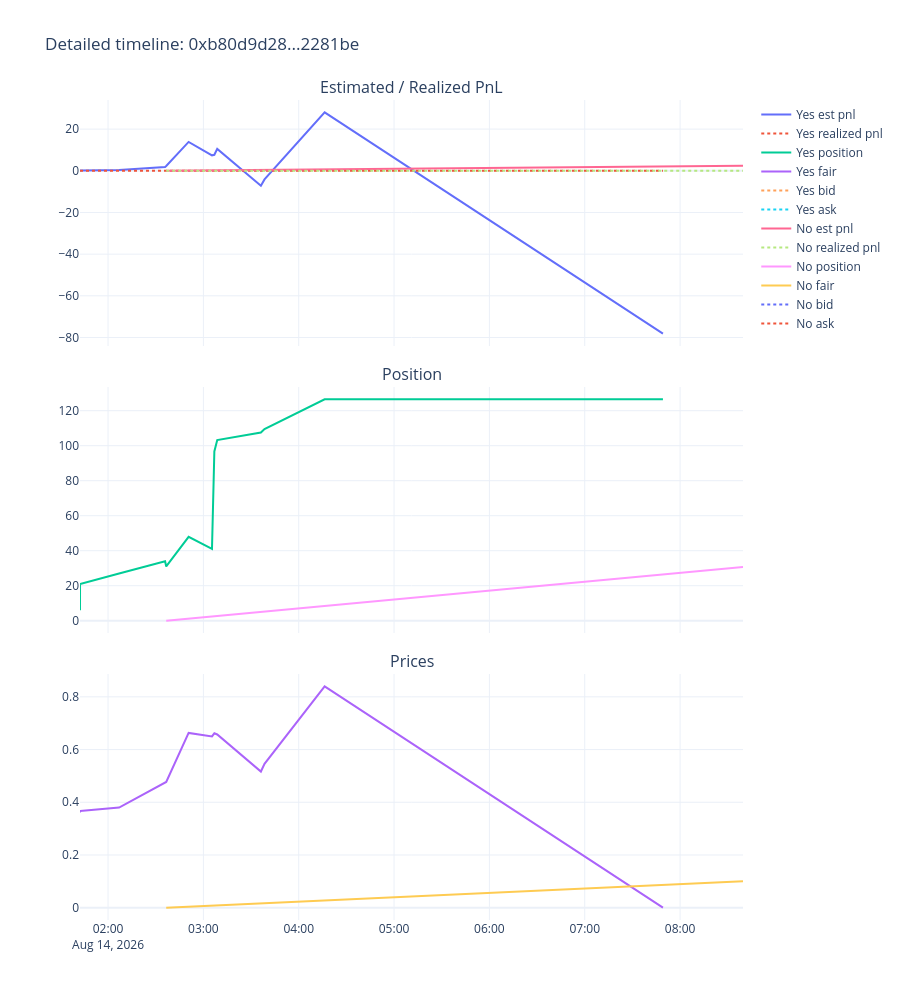

Source (notebook cell):
### Code cell
timeline = events[events['row_type'] == 'stats'][['dt', 'token_id', 'outcome', 'position_after', 'realized_pnl', 'est_pnl', 'best_bid', 'best_ask', 'fair_price', 'vwap5m', 'vwap15m', 'vwap1h']].copy()
timeline = timeline.sort_values(['dt', 'token_id']).reset_index(drop=True)

fig = make_subplots(rows=3, cols=1, shared_xaxes=True, vertical_spacing=0.05,
                     subplot_titles=('Estimated / Realized PnL', 'Position', 'Prices'))

for token_id, grp in timeline.groupby('token_id', sort=False):
    label = grp['outcome'].iloc[0]
    fig.add_trace(go.Scatter(x=grp['dt'], y=grp['est_pnl'], name=f'{label} est pnl', mode='lines'), row=1, col=1)
    fig.add_trace(go.Scatter(x=grp['dt'], y=grp['realized_pnl'], name=f'{label} realized pnl', mode='lines', line=dict(dash='dot')), row=1, col=1)
    fig.add_trace(go.Scatter(x=grp['dt'], y=grp['position_after'], name=f'{label} position', mode='lines'), row=2, col=1)
    fig.add_trace(go.Scatter(x=grp['dt'], y=grp['fair_price'], name=f'{label} fair', mode='lines'), row=3, col=1)
    fig.add_trace(go.Scatter(x=grp['dt'], y=grp['best_bid'], name=f'{label} bid', mode='lines', line=dict(dash='dot')), row=3, col=1)
    fig.add_trace(go.Scatter(x=grp['dt'], y=grp['best_ask'], name=f'{label} ask', mode='lines', line=dict(dash='dot')), row=3, col=1)

fig.update_layout(height=1000, template='plotly_white', title=f'Detailed timeline: {best_cid[:10]}...{best_cid[-6:]}')
fig.show()

### Figure 1 — Plotly figure (JSON) as saved in the notebook; plotly's stock layout.template omitted (floating-point values rounded to 4 significant figures)
{"data": [{"mode": "lines", "name": "Yes est pnl", "type": "scatter", "x": ["2026-08-14T01:42:21", "2026-08-14T01:42:22", "2026-08-14T02:06:57", "2026-08-14T02:35:54", "2026-08-14T02:36:37", "2026-08-14T02:50:43", "2026-08-14T03:05:25", "2026-08-14T03:06:54", "2026-08-14T03:08:43", "2026-08-14T03:36:12", "2026-08-14T03:38:28", "2026-08-14T04:16:19", "2026-08-14T07:49:13"], "xaxis": "x", "y": [0.1286, 0.1056, 0.3328, 1.817, 2.305, 13.86, 7.42, 7.671, 10.51, -7.172, -4.131, 28.07, -78.19], "yaxis": "y"}, {"line": {"dash": "dot"}, "mode": "lines", "name": "Yes realized pnl", "type": "scatter", "x": ["2026-08-14T01:42:21", "2026-08-14T01:42:22", "2026-08-14T02:06:57", "2026-08-14T02:35:54", "2026-08-14T02:36:37", "2026-08-14T02:50:43", "2026-08-14T03:05:25", "2026-08-14T03:06:54", "2026-08-14T03:08:43", "2026-08-14T03:36:12", "2026-08-14T03:38:28", "2026-08-14T04:16:19", "2026-08-14T07:49:13"], "xaxis": "x", "y": [0.0, 0.0, 0.0, 0.0, 0.0, 0.0, 0.0, 0.0, 0.0, 0.0, 0.0, 0.0, 0.0], "yaxis": "y"}, {"mode": "lines", "name": "Yes position", "type": "scatter", "x": ["2026-08-14T01:42:21", "2026-08-14T01:42:22", "2026-08-14T02:06:57", "2026-08-14T02:35:54", "2026-08-14T02:36:37", "2026-08-14T02:50:43", "2026-08-14T03:05:25", "2026-08-14T03:06:54", "2026-08-14T03:08:43", "2026-08-14T03:36:12", "2026-08-14T03:38:28", "2026-08-14T04:16:19", "2026-08-14T07:49:13"], "xaxis": "x2", "y": [6.0, 21.0, 27.0, 34.0, 31.0, 47.95, 41.0, 96.73, 103.2, 107.5, 109.5, 126.5, 126.5], "yaxis": "y2"}, {"mode": "lines", "name": "Yes fair", "type": "scatter", "x": ["2026-08-14T01:42:21", "2026-08-14T01:42:22", "2026-08-14T02:06:57", "2026-08-14T02:35:54", "2026-08-14T02:36:37", "2026-08-14T02:50:43", "2026-08-14T03:05:25", "2026-08-14T03:06:54", "2026-08-14T03:08:43", "2026-08-14T03:36:12", "2026-08-14T03:38:28", "2026-08-14T04:16:19", "2026-08-14T07:49:13"], "xaxis": "x3", "y": [0.3614, 0.3665, 0.3801, 0.4773, 0.4773, 0.6631, 0.65, 0.6616, 0.6572, 0.5166, 0.5459, 0.84, 0.0], "yaxis": "y3"}, {"line": {"dash": "dot"}, "mode": "lines", "name": "Yes bid", "type": "scatter", "x": ["2026-08-14T01:42:21", "2026-08-14T01:42:22", "2026-08-14T02:06:57", "2026-08-14T02:35:54", "2026-08-14T02:36:37", "2026-08-14T02:50:43", "2026-08-14T03:05:25", "2026-08-14T03:06:54", "2026-08-14T03:08:43", "2026-08-14T03:36:12", "2026-08-14T03:38:28", "2026-08-14T04:16:19", "2026-08-14T07:49:13"], "xaxis": "x3", "y": [NaN, NaN, NaN, NaN, NaN, NaN, NaN, NaN, NaN, NaN, NaN, NaN, NaN], "yaxis": "y3"}, {"line": {"dash": "dot"}, "mode": "lines", "name": "Yes ask", "type": "scatter", "x": ["2026-08-14T01:42:21", "2026-08-14T01:42:22", "2026-08-14T02:06:57", "2026-08-14T02:35:54", "2026-08-14T02:36:37", "2026-08-14T02:50:43", "2026-08-14T03:05:25", "2026-08-14T03:06:54", "2026-08-14T03:08:43", "2026-08-14T03:36:12", "2026-08-14T03:38:28", "2026-08-14T04:16:19", "2026-08-14T07:49:13"], "xaxis": "x3", "y": [NaN, NaN, NaN, NaN, NaN, NaN, NaN, NaN, NaN, NaN, NaN, NaN, NaN], "yaxis": "y3"}, {"mode": "lines", "name": "No est pnl", "type": "scatter", "x": ["2026-08-14T02:36:37", "2026-08-14T08:39:36"], "xaxis": "x", "y": [0.0, 2.364], "yaxis": "y"}, {"line": {"dash": "dot"}, "mode": "lines", "name": "No realized pnl", "type": "scatter", "x": ["2026-08-14T02:36:37", "2026-08-14T08:39:36"], "xaxis": "x", "y": [0.0, 0.0], "yaxis": "y"}, {"mode": "lines", "name": "No position", "type": "scatter", "x": ["2026-08-14T02:36:37", "2026-08-14T08:39:36"], "xaxis": "x2", "y": [0.0, 30.62], "yaxis": "y2"}, {"mode": "lines", "name": "No fair", "type": "scatter", "x": ["2026-08-14T02:36:37", "2026-08-14T08:39:36"], "xaxis": "x3", "y": [0.0, 0.1004], "yaxis": "y3"}, {"line": {"dash": "dot"}, "mode": "lines", "name": "No bid", "type": "scatter", "x": ["2026-08-14T02:36:37", "2026-08-14T08:39:36"], "xaxis": "x3", "y": [NaN, NaN], "yaxis": "y3"}, {"line": {"dash": "dot"}, "mode": "lines", "name": "No ask", "type": "scatter", "x": ["2026-08-14T02:36:37", "2026-08-14T08:39:36"], "xaxis": "x3", "y": [NaN, NaN], "yaxis": "y3"}], "layout": {"annotations": [{"font": {"size": 16}, "showarrow": false, "text": "Estimated / Realized PnL", "x": 0.5, "xanchor": "center", "xref": "paper", "y": 1, "yanchor": "bottom", "yref": "paper"}, {"font": {"size": 16}, "showarrow": false, "text": "Position", "x": 0.5, "xanchor": "center", "xref": "paper", "y": 0.65, "yanchor": "bottom", "yref": "paper"}, {"font": {"size": 16}, "showarrow": false, "text": "Prices", "x": 0.5, "xanchor": "center", "xref": "paper", "y": 0.3, "yanchor": "bottom", "yref": "paper"}], "height": 1000, "title": {"text": "Detailed timeline: 0xb80d9d28...2281be"}, "xaxis": {"anchor": "y", "domain": [0, 1], "matches": "x3", "showticklabels": false}, "xaxis2": {"anchor": "y2", "domain": [0, 1], "matches": "x3", "showticklabels": false}, "xaxis3": {"anchor": "y3", "domain": [0, 1]}, "yaxis": {"anchor": "x", "domain": [0.7, 1]}, "yaxis2": {"anchor": "x2", "domain": [0.35, 0.65]}, "yaxis3": {"anchor": "x3", "domain": [0, 0.3]}}}
